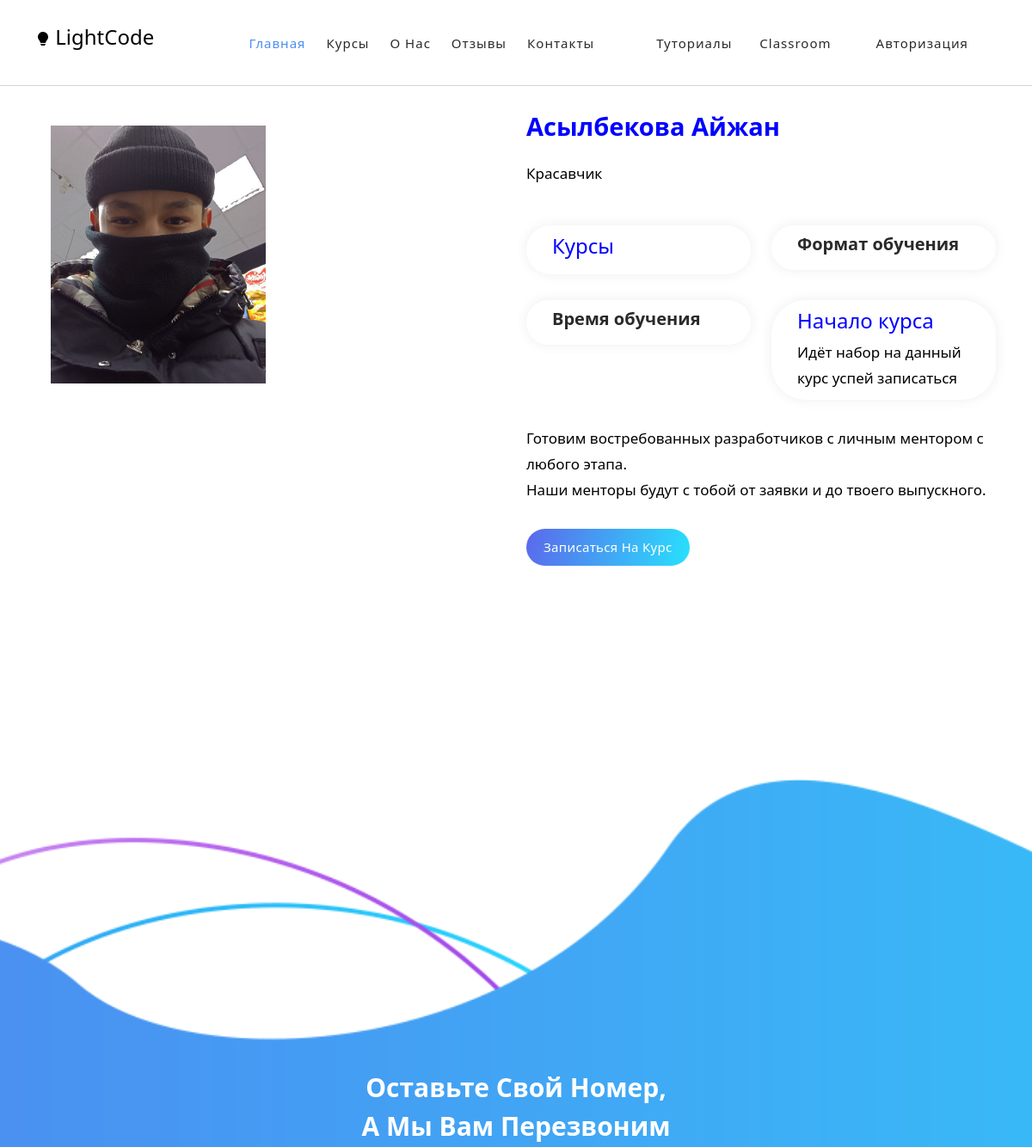
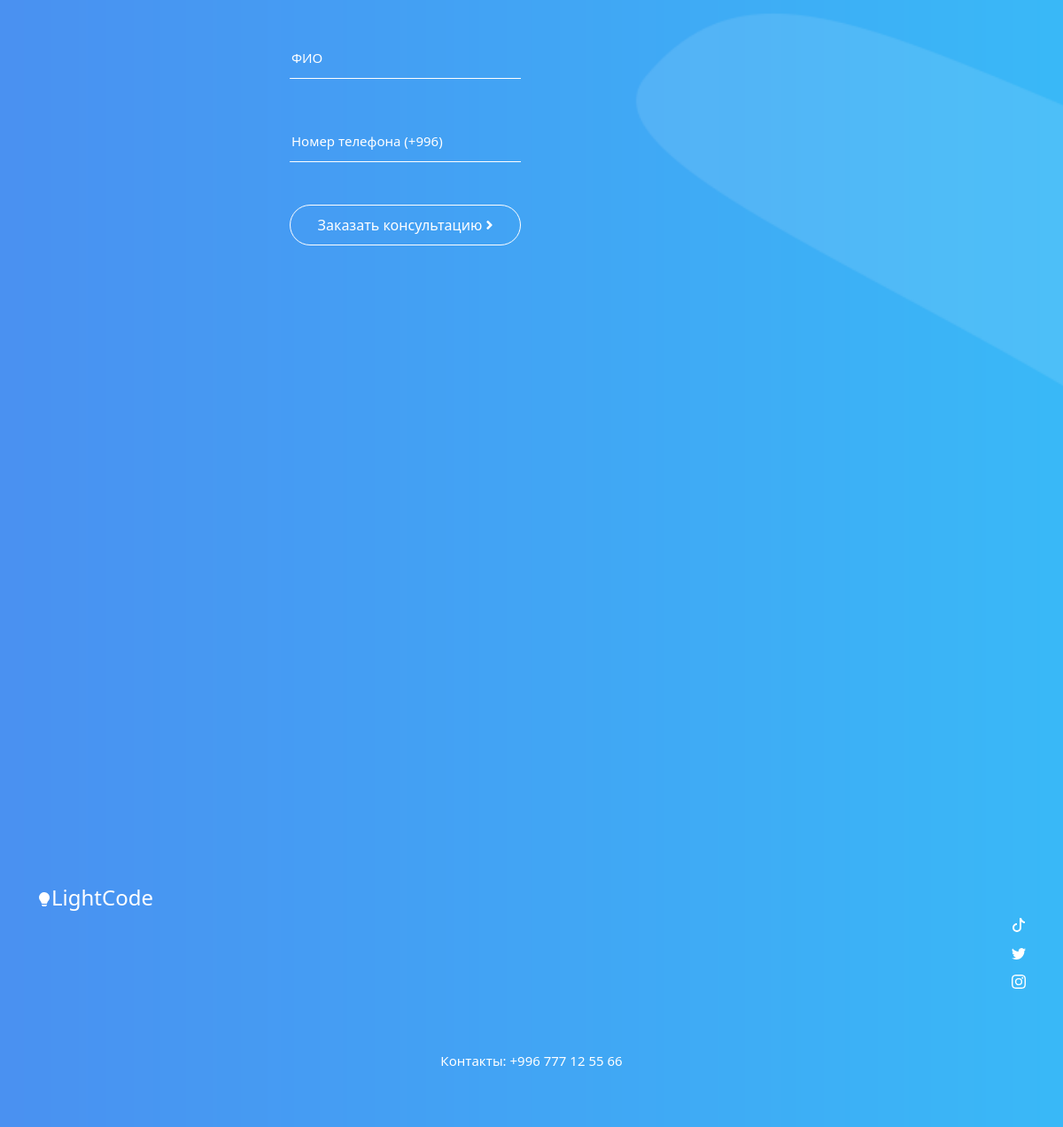
The page /employee_detail/1/ on the database its author committed (2 pictures, top to bottom).
### srm/models.py (models this page shows, shortened)
class Employee(models.Model):
    full_name = models.CharField(max_length=123, verbose_name='ФИО')
    image = models.ImageField(upload_to='media/image', verbose_name='Фотография')
    role = models.ForeignKey(Role, on_delete=models.CASCADE, verbose_name='Роль')
    salary = models.DecimalField(decimal_places=2, max_digits=12, default=0.00, verbose_name='Зарплата')
    description = models.TextField(verbose_name=('Описание для Лэндинга'), blank=True, null=True)
    course = models.ManyToManyField(Course, verbose_name='Курс', blank=True, null=True)
    studying_time = models.ManyToManyField(StudyingTime, verbose_name='Время обучения', blank=True, null=True)
    format = models.ManyToManyField(LearningFormat, verbose_name='Формат обучения', blank=True, null=True)
    created_date = models.DateTimeField(auto_now_add=True, verbose_name='Дата создания')
    is_active = models.BooleanField(default=True, verbose_name='Активен')
    class Meta:
        verbose_name = 'Сотрудник'
        verbose_name_plural = 'Сотрудники'

### landing/views.py (the view)
# urls.py: path('employee_detail/<int:pk>/', views.employee_detail, name='employee_detail'),
def employee_detail(request, pk):
    employee = Employee.objects.get(pk=pk)
    course = CourseForLanding.objects.filter(teacher=employee)
    return render(request, template_name='landing/employee.html', context={'employee': employee, 'courses': course})

### landing/templates/landing/employee.html (shortened to what this page needs)
{% extends 'base.html' %}
{% load static %}
{% block content %}
<div id="about" class="about-us section">
    <div class="container" >
      <div class="row" style="flex-direction: row-reverse;">
        <div class="col-lg-6 align-self-center">
          <div class="section-heading">
            <h4><span style="color: blue;font-size: 29px;" >{{ employee.full_name }}</span></h4>
            <img src="https://templatemo.com/templates/templatemo_570_chain_app_dev/assets/images/heading-line-dec.png" alt="">
            <p style="color: black;font-size: 17px;" >{{ employee.description }}</p>
          </div>
          <div class="row">
            <div class="col-lg-6">
              <div class="box-item">
                <h4 style="color: blue;" >Курсы</h4>
              </div>
            </div>
            <div class="col-lg-6">
              <div class="box-item">
                <h4 style="color: blue;" ><a href="#">Формат обучения</a></h4>
              </div>
            </div>
            <div class="col-lg-6">
              <div class="box-item">
                <h4 style="color: blue;" ><a href="#">Время обучения</a></h4>
              </div>
            </div>
            <div class="col-lg-6">
              <div class="box-item">
                <h4 style="color:blue;">Начало курса</h4>
                  <p style="font-size: 17px;color: black;" >Идёт набор на данный курс успей записаться</p>
              </div>
            </div>
            <div class="col-lg-12">
              <p style="font-size: 17px;color: black;" >Готовим востребованных разработчиков с личным ментором с любого этапа.<br> Наши менторы будут с тобой от заявки и до твоего выпускного.</p>
              <div class="gradient-button">
                <a href="#newsletterr">Записаться на курс</a>
              </div>
            </div>
          </div>
        </div>
        <div class="col-lg-6">
          <div class="right-image">
            <div class="container mt-3" style="width: 98%; height: 98%; fon-size: 10px;">
            <img src="{{ employee.image.url }}" style="width: 250px; height: 300px; object-fit: cover;" class="card-img-top" alt="...">
        </div>
          </div>
        </div>
      </div>
    </div>
  </div>
{% endblock %}

### static/css/templatemo-chain-app-dev.css (style rules this page uses)
html, body, div, span, applet, object, iframe, h1, h2, h3, h4, h5, h6, p, blockquote, div pre, a, abbr, acronym, address, big, cite, code, del, dfn, em, font, img, ins, kbd, q, s, samp, small, strike, strong, sub, sup, tt, var, b, u, i, center, dl, dt, dd, ol, ul, li, figure, header, nav, section, article, aside, footer, figcaption { margin: 0; padding: 0; border: 0; outline: 0; }
* { box-sizing: border-box; }
html, body { font-family: 'Roboto', sans-serif; font-weight: 400; background-color: #fff; -ms-text-size-adjust: 100%; -webkit-font-smoothing: antialiased; -moz-osx-font-smoothing: grayscale; }
a { text-decoration: none !important; }
h1, h2, h3, h4, h5, h6 { margin-top: 0px; margin-bottom: 0px; }
p { font-size: 15px; line-height: 30px; font-weight: 300; color: #afafaf; }
img { width: 100%; overflow: hidden; }
html, body { background: #fff; font-family: 'Roboto', sans-serif; }
.section-heading { position: relative; z-index: 2; }
.section-heading h4 { color: #2a2a2a; font-size: 30px; font-weight: 700; text-transform: capitalize; margin-bottom: 10px; }
.section-heading img { width: 45px; height: 2px; }
.section-heading p { margin-top: 10px; }
.gradient-button a { display: inline-block !important; padding: 10px 20px !important; color: #fff !important; text-transform: capitalize; font-size: 15px; background: rgb(19,175,240); background: linear-gradient(105deg, rgba(91,104,235,1) 0%, rgba(40,225,253,1) 100%); border-radius: 23px; font-weight: 500 !important; letter-spacing: 0.3px !important; transition: all .5s; }
.about-us { padding-top: 130px; position: relative; }
.about-us .section-heading { margin-bottom: 45px; }
.about-us .section-heading, .about-us .box-item, .about-us p, .about-us .box-item .gradient-button, .about-us .box-item span { position: relative; z-index: 1; }
.about-us .box-item { box-shadow: 0px 0px 15px rgba(0,0,0,0.07); padding: 10px 30px; background-color: #fff; border-radius: 40px; margin-bottom: 30px; }
.about-us .box-item h4 a { font-size: 20px; font-weight: 700; margin-top: 8px; color: #2a2a2a; transition: all .3s; }
.about-us .box-item p { margin-bottom: 0px; }
.about-us .gradient-button { margin-top: 30px; margin-bottom: 10px; }
.about-us span { font-size: 14px; color: #7a7a7a; }
.about-us .right-image { position: relative; z-index: 1; }

### rows shown on the page
Employee: full_name "Асылбекова Айжан", description "Красавчик", image (picture)
